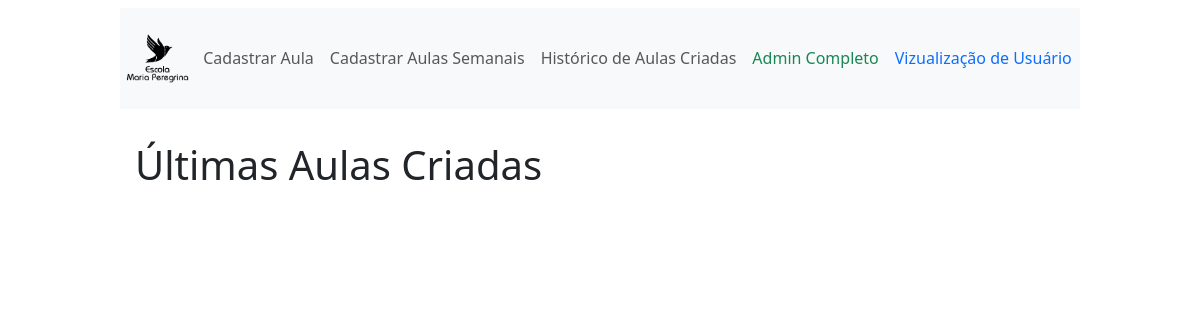
Before: /ultimasaulas/ (signed in) with the older database file.
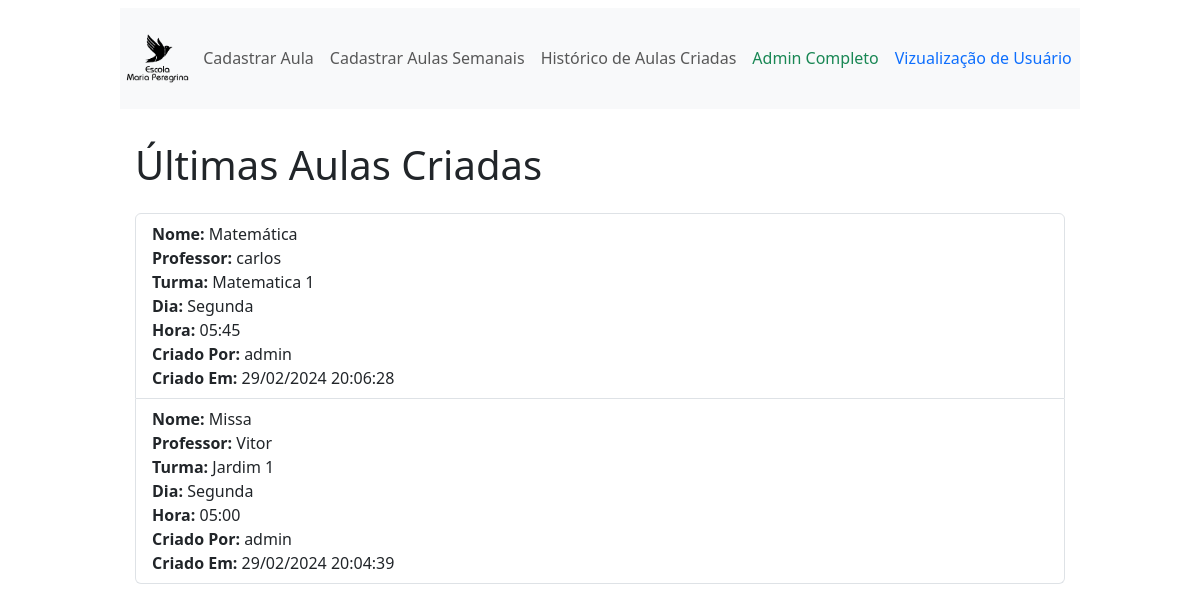
After: the same page with the newer database file.
### sistema/models.py (models this page shows, shortened)
class Aula(models.Model):
    id = models.AutoField(primary_key=True)
    nome = models.CharField(max_length=100)
    dia_semana = models.ForeignKey(DiaDaSemana, on_delete=models.CASCADE)
    hora = models.ForeignKey(Hora, on_delete=models.CASCADE)
    professor = models.ForeignKey(Professor, on_delete=models.CASCADE)
    turma = models.ForeignKey(Turma, on_delete=models.CASCADE)
    criado_por = models.ForeignKey(User, on_delete=models.CASCADE, editable=False, null=True)
    data_criacao = models.DateTimeField(default=timezone.now, editable=False, null=True)
    class Meta:
        unique_together = ('dia_semana', 'hora', 'professor', 'turma')

class Professor(models.Model):
    id = models.AutoField(primary_key=True)
    nome = models.CharField(max_length=100)
    email = models.EmailField(unique=True)
    carga_horaria_semanal = models.ManyToManyField(
        DiaDaSemana,
        through='CargaHorariaProfessor',
        related_name='carga_horaria_professores'
    )

class Turma(models.Model):
    id = models.AutoField(primary_key=True)
    nome = models.CharField(max_length=50)
    tutor = models.CharField(max_length=100, blank=True)
    carga_horaria_semanal = models.ManyToManyField(
        DiaDaSemana,
        through='CargaHorariaTurma',
        related_name='carga_horaria_turmas'
    )

class DiaDaSemana(models.Model):
    id = models.AutoField(primary_key=True)
    nome = models.CharField(max_length=10, blank=True, null=True)

class Hora(models.Model):
    id = models.AutoField(primary_key=True)
    horario = models.TimeField(unique=True, blank=True, null=True)
    def __str__(self):
        return self.horario.strftime('%H:%M')

### sistema/views.py (the view)
# urls.py: path('ultimasaulas/', ultimas_aulas_view, name = 'ultimas_aulas_view'),
@staff_member_required(login_url = 'login_view')
def ultimas_aulas_view(request):
    ultimas_aulas = Aula.objects.all().order_by('-id')[:20]
    context = {
        'ultimas_aulas': ultimas_aulas
    }
    return render(request, 'ultimas_aulas.html', context)

### templates/ultimas_aulas.html
{% extends 'base_admin.html' %}
{% block content %}
<main class="container flex-grow-1">
    <div class="col-10 mx-auto my-4">
        <div class="row">
            <div class="col-12">
                <h1 class="mb-4">Últimas Aulas Criadas</h1>
                <ul class="list-group">
                    {% for aula in ultimas_aulas %}
                    <li class="list-group-item">
                        <div class="row">
                            <div class="col-md-6">
                                <strong>Nome:</strong> {{ aula.nome }} <br>
                                <strong>Professor:</strong> {{ aula.professor.nome }} <br>
                                <strong>Turma:</strong> {{ aula.turma.nome }} <br>
                                <strong>Dia:</strong> {{ aula.dia_semana.nome }} <br>
                                <strong>Hora:</strong> {{ aula.hora }} <br>
                                <strong>Criado Por:</strong> {{ aula.criado_por.username }} <br>
                                <strong>Criado Em:</strong> {{ aula.data_criacao|date:"d/m/Y H:i:s" }} <br>
                            </div>
                        </div>
                    </li>
                    {% endfor %}
                </ul>
            </div>
        </div>
    </div>
</main>
{% endblock %}

### templates/base_admin.html (shortened to what this page needs)
{% load static %}
{% load custom_tags %}
<!DOCTYPE html>
<html lang="pt-br">
<head>
    <link href="https://cdn.jsdelivr.net/npm/bootstrap@5.3.2/dist/css/bootstrap.min.css" rel="stylesheet">
</head>
{% load custom_filters %}
<body class="d-flex flex-column min-vh-100">
    <header class="d-flex justify-content-center py-2">
        <nav class="navbar navbar-expand-lg navbar-light bg-light">
            <a class="navbar" href="https://mariaperegrina.org.br" target="_blank">
                <img src="{% static '/icons/logo.png' %}" width="75"  alt="Logo da Escola Maria Peregrina" class="d-inline-block align-top" >
            </a>
            <div class="collapse navbar-collapse" id="navbarNav">
                <ul class="navbar-nav">
                    <li class="nav-item"><a href="{% url 'create_systems' %}" class="nav-link">Cadastrar Aula</a></li>
                    <li class="nav-item"><a href="{% url 'create_varios_sistemas' %}" class="nav-link">Cadastrar Aulas Semanais</a></li>
                    <li class="nav-item"><a href="{% url 'ultimas_aulas_view' %}" class="nav-link">Histórico de Aulas Criadas</a></li>
                    <li class="nav-item"><a href="{% url 'admin:index' %}" class="nav-link text-success">Admin Completo</a></li>
                    <li class="nav-item"><a href="{% url 'horarios_view' %}" class="nav-link text-primary">Vizualização de Usuário</a></li>
                </ul>
            </div>
        </nav>
    </header>
{% block content %}
{% endblock %}
</body>
</html>

Changed rows visible on the page:
added Aula: nome "Matemática", professor.nome "carlos", turma.nome "Matematica 1", dia_semana.nome "Segunda", hora "05:45", criado_por.username "admin", data_criacao "29/02/2024 20:06:28"
added Aula: nome "Missa", professor.nome "Vitor", turma.nome "Jardim 1", dia_semana.nome "Segunda", hora "05:00", criado_por.username "admin", data_criacao "29/02/2024 20:04:39"
